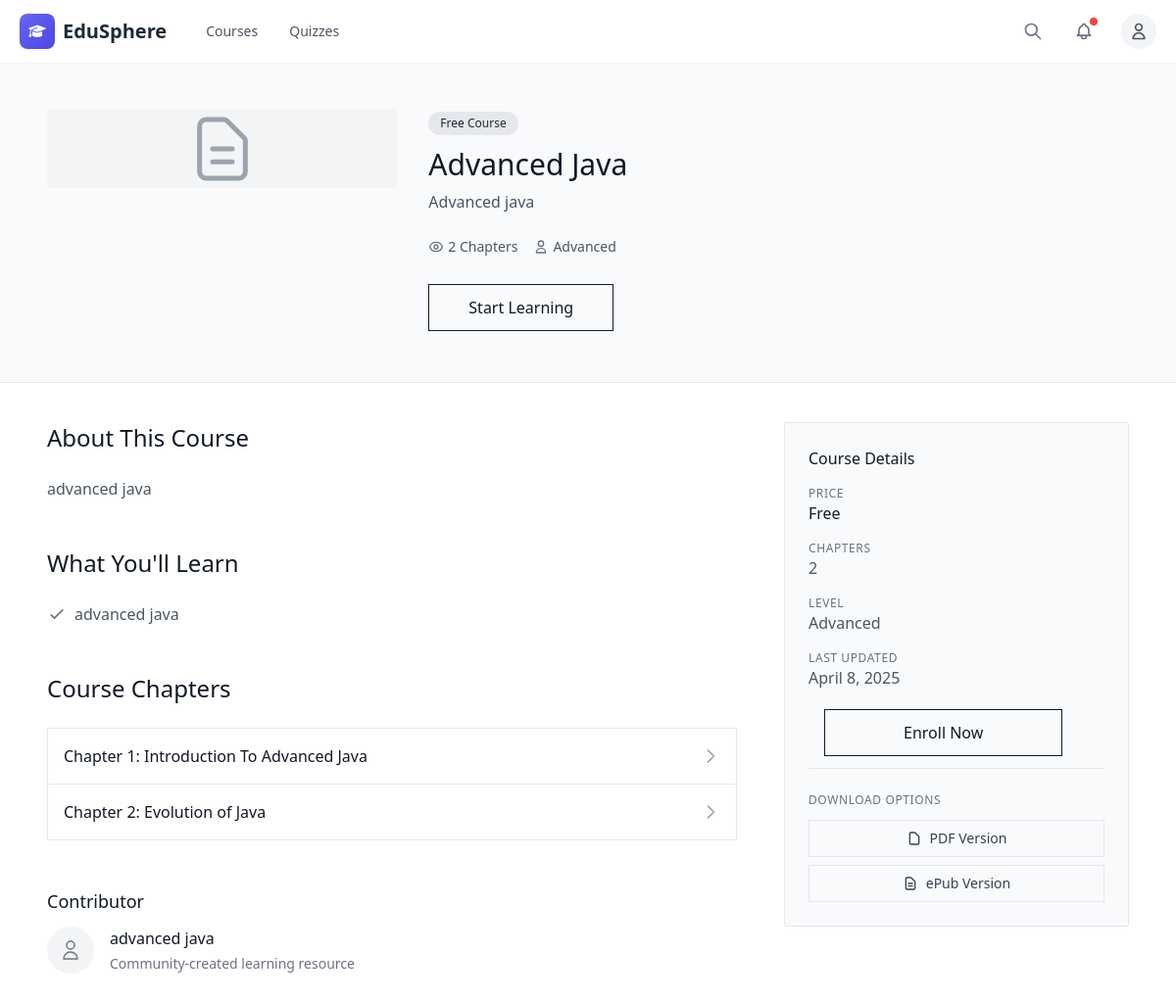
The page /course-detail/4/ (signed in) on the database its author committed.
### myapp/models.py (models this page shows, shortened)
class Course(models.Model):
    course_title = models.CharField(max_length=255, blank=True, null=True)
    course_core_technologies = models.CharField(max_length=255, blank=True, null=True)
    course_level = models.CharField(max_length=50, blank=True, null=True)
    course_upload_date = models.DateTimeField(auto_now_add=True)
    course_update_date = models.DateTimeField(auto_now=True)

class CourseDetail(models.Model):
    course = models.OneToOneField(Course, related_name='course_detail', on_delete=models.CASCADE)
    course_description = models.TextField(blank=True, null=True)
    about_couse = models.TextField(blank=True, null=True)
    what_you_will_learn = models.TextField(blank=True, null=True)
    contributors = models.TextField(blank=True, null=True)
    course_image = models.ImageField(upload_to='course_images/', blank=True, null=True)

class Chapter(models.Model):
    course = models.ForeignKey(Course, related_name='chapters', on_delete=models.CASCADE)
    chapter_title = models.CharField(max_length=255, blank=True, null=True)
    chapter_upload_date = models.DateTimeField(auto_now_add=True)
    chapter_update_date = models.DateTimeField(auto_now=True)

### myapp/views.py (the view)
# urls.py: path('course-detail/<int:course_id>/', course_detail_view, name='course_detail'),
def course_detail_view(request, course_id):
    if not request.user.is_authenticated:
        return redirect('login')
    try:
        course = Course.objects.get(id=course_id)
        contributors = course.course_detail.contributors
        chapters = course.chapters.all()
        chapter_count = course.chapters.count()
        course_highlights = course.course_detail.what_you_will_learn.strip().split('\n')
    except Course.DoesNotExist:
        messages.error(request, 'Course not found')
        return redirect('courses')
    context = {
        'course': course,
        'chapters':chapters,
        'chapter_count':chapter_count,
        'highlights':course_highlights,
        'contributors':contributors,
    }
    return render(request, 'myapp/course_detail.html', context)

### myapp/templates/myapp/course_detail.html (shortened to what this page needs)
{% extends "base.html" %}
{% block content %}
<div class="min-h-screen bg-white">
  <div class="bg-gray-50 border-b border-gray-200">
    <div class="max-w-6xl mx-auto px-6 py-16 pt-28">
      <div class="flex flex-col md:flex-row gap-8">
        <div class="w-full md:w-1/3">
          <div class="aspect-w-16 aspect-h-9 bg-gray-100 rounded-sm overflow-hidden flex items-center justify-center">
            <svg class="w-20 h-20 text-gray-400" fill="none" stroke="currentColor" viewBox="0 0 24 24">
              <path stroke-linecap="round" stroke-linejoin="round" stroke-width="1.5" d="M9 12h6m-6 4h6m2 5H7a2 2 0 01-2-2V5a2 2 0 012-2h5.586a1 1 0 01.707.293l5.414 5.414a1 1 0 01.293.707V19a2 2 0 01-2 2z"/>
            </svg>
          </div>
        </div>
        <div class="w-full md:w-2/3 space-y-6">
          <div>
            <span class="inline-block px-3 py-1 bg-gray-200 text-gray-800 text-xs font-medium rounded-full mb-3">
              Free Course
            </span>
            <h1 class="text-3xl font-light text-gray-900">{{ course.course_title }}</h1>
            <p class="mt-2 text-gray-600">{{ course.course_detail.course_description }}</p>
          </div>
          <div class="flex items-center space-x-4">
            <div class="flex items-center">
              <span class="text-sm text-gray-600">{{ chapter_count }} Chapters</span>
            </div>
            <div class="flex items-center">
              <svg class="w-4 h-4 text-gray-500 mr-1" fill="none" stroke="currentColor" viewBox="0 0 24 24">
                <path stroke-linecap="round" stroke-linejoin="round" stroke-width="2" d="M16 7a4 4 0 11-8 0 4 4 0 018 0zM12 14a7 7 0 00-7 7h14a7 7 0 00-7-7z"/>
              </svg>
              <span class="text-sm text-gray-600">{{ course.course_level }}</span>
            </div>
          </div>
          <div class="pt-4">
            <a href="{% url 'lesson_page' course.id %}" class="px-10 py-3 border border-gray-900 text-gray-900 font-medium hover:bg-gray-900 hover:text-white transition-colors duration-200">
              Start Learning
            </a>
          </div>
        </div>
      </div>
    </div>
  </div>
  <div class="max-w-6xl mx-auto px-6 py-16 -mt-6">
    <div class="flex flex-col lg:flex-row gap-12">
      <div class="w-full lg:w-2/3">
        <div class="mb-12">
          <h2 class="text-2xl font-light text-gray-900 mb-6">About This Course</h2>
          <div class="prose max-w-none text-gray-600">
            <p>{{ course.course_detail.about_couse }}</p>
          </div>
        </div>
        <div class="mb-12">
          <h2 class="text-2xl font-light text-gray-900 mb-6">What You'll Learn</h2>
          <div class="grid grid-cols-1 md:grid-cols-2 gap-4">
           {% for point in highlights %}
            <div class="flex items-start">
              <svg class="w-5 h-5 text-gray-500 mt-0.5 mr-2 flex-shrink-0" fill="none" stroke="currentColor" viewBox="0 0 24 24">
                <path stroke-linecap="round" stroke-linejoin="round" stroke-width="2" d="M5 13l4 4L19 7"/>
              </svg>
              <span class="text-gray-600">{{ point }}</span>
            </div>
            {% endfor %}
          </div>
        </div>
        <div class="mb-12">
          <h2 class="text-2xl font-light text-gray-900 mb-6">Course Chapters</h2>
          <div class="border border-gray-200 rounded-sm divide-y divide-gray-200">
            {% for chapter in chapters|slice:":3" %}
            <div class="block p-4 hover:bg-gray-50 transition-colors duration-150">
              <div class="flex justify-between items-center">
                <div>
                  <h3 class="font-medium text-gray-900">Chapter {{ forloop.counter }}: {{ chapter.chapter_title }}</h3>
                </div>
                <svg class="w-5 h-5 text-gray-400" fill="none" stroke="currentColor" viewBox="0 0 24 24">
                  <path stroke-linecap="round" stroke-linejoin="round" stroke-width="2" d="M9 5l7 7-7 7"/>
                </svg>
              </div>
            </div>
            {% endfor %}
          </div>
        </div>
        <div class="mt-8">
          <h3 class="text-lg font-medium text-gray-900 mb-3">Contributor</h3>
          <div class="flex items-center gap-4">
            <div class="flex-shrink-0">
              <div class="w-12 h-12 rounded-full bg-gray-100 flex items-center justify-center">
                <svg class="w-6 h-6 text-gray-500" fill="none" stroke="currentColor" viewBox="0 0 24 24">
                  <path stroke-linecap="round" stroke-linejoin="round" stroke-width="1.5" d="M16 7a4 4 0 11-8 0 4 4 0 018 0zM12 14a7 7 0 00-7 7h14a7 7 0 00-7-7z"/>
                </svg>
              </div>
            </div>
            <div>
              <h4 class="font-medium text-gray-900">{{ contributors }}</h4>
              <p class="text-gray-500 text-sm mt-1">Community-created learning resource</p>
            </div>
          </div>
        </div>
      </div>
      <div class="w-full lg:w-1/3">
        <div class="bg-gray-50 p-6 rounded-sm border border-gray-200 sticky top-6">
          <h3 class="font-medium text-gray-900 mb-4">Course Details</h3>
          <div class="space-y-4">
            <div>
              <h4 class="text-xs text-gray-500 uppercase tracking-wider">Price</h4>
              <p class="text-gray-900 font-medium">Free</p>
            </div>
            <div>
              <h4 class="text-xs text-gray-500 uppercase tracking-wider">Chapters</h4>
              <p class="text-gray-600">{{ chapter_count }}</p>
            </div>
            <div>
              <h4 class="text-xs text-gray-500 uppercase tracking-wider">Level</h4>
              <p class="text-gray-600">{{ course.course_level }}</p>
            </div>
            <div>
              <h4 class="text-xs text-gray-500 uppercase tracking-wider">Last Updated</h4>
              <p class="text-gray-600">{{ course.course_update_date|date:"F j, Y" }}</p>
            </div>
          </div>
          <div class="mt-8">
            <a href="{% url 'lesson_page' course.id %}" class="px-20 ml-4 py-3 border border-gray-900 text-gray-900 font-medium hover:bg-gray-900 hover:text-white transition-colors duration-200">
              Enroll Now
            </a>
          </div>
          <div class="mt-6 pt-6 border-t border-gray-200">
            <h4 class="text-xs text-gray-500 uppercase tracking-wider mb-3">Download Options</h4>
            <div class="space-y-2">
              <button class="w-full flex items-center justify-center px-4 py-2 border border-gray-200 text-sm text-gray-700 hover:bg-gray-100">
                <svg class="w-4 h-4 mr-2" fill="none" stroke="currentColor" viewBox="0 0 24 24">
                  <path stroke-linecap="round" stroke-linejoin="round" stroke-width="2" d="M7 21h10a2 2 0 002-2V9.414a1 1 0 00-.293-.707l-5.414-5.414A1 1 0 0012.586 3H7a2 2 0 00-2 2v14a2 2 0 002 2z"/>
                </svg>
                PDF Version
              </button>
              <button class="w-full flex items-center justify-center px-4 py-2 border border-gray-200 text-sm text-gray-700 hover:bg-gray-100">
                <svg class="w-4 h-4 mr-2" fill="none" stroke="currentColor" viewBox="0 0 24 24">
                  <path stroke-linecap="round" stroke-linejoin="round" stroke-width="2" d="M9 12h6m-6 4h6m2 5H7a2 2 0 01-2-2V5a2 2 0 012-2h5.586a1 1 0 01.707.293l5.414 5.414a1 1 0 01.293.707V19a2 2 0 01-2 2z"/>
                </svg>
                ePub Version
              </button>
            </div>
          </div>
        </div>
      </div>
    </div>
  </div>
</div>
{% endblock %}

### rows shown on the page
Course: course_title "Advanced Java", course_detail.course_description "Advanced java", course_level "Advanced", course_detail.about_couse "advanced java", course_update_date "April 8, 2025"
CourseDetail: highlights "advanced java", contributors "advanced java"
Chapter: chapter_title "Introduction To Advanced Java"
Chapter: chapter_title "Evolution of Java"

### other values the page prints
{{ chapter_count }} "2"
